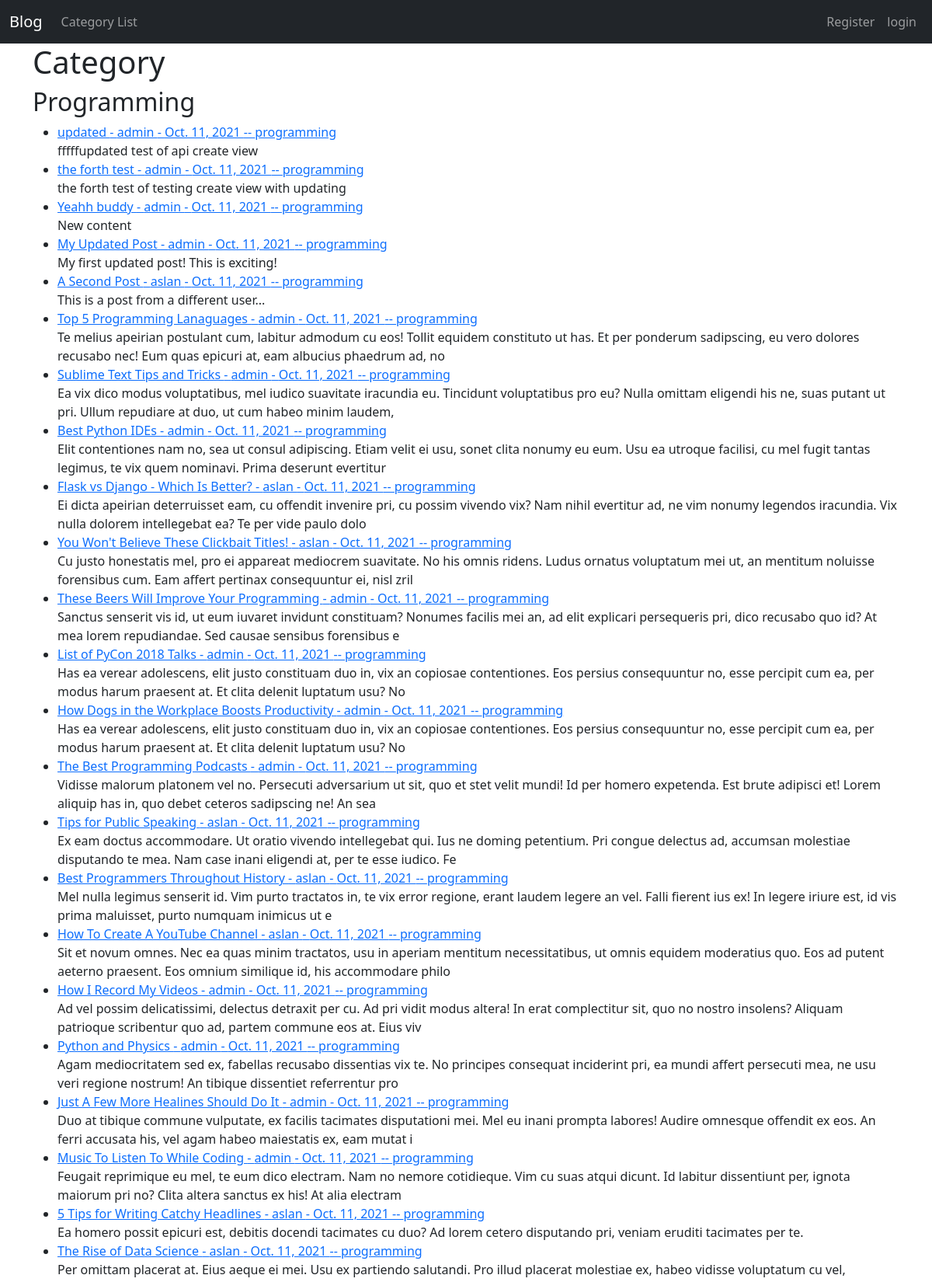
/category/programming/ (upper part), run on the app's committed database.
### myblog/models.py (models this page shows, shortened)
class Post(models.Model):
    title = models.CharField(max_length=255)
    header_image = models.ImageField(null=True, blank=True, upload_to='images/')
    title_tag = models.CharField(max_length=255, default='blogpost')
    author = models.ForeignKey(User, on_delete=models.CASCADE)
    body = RichTextField(blank=True, null=True)
    post_date = models.DateField(auto_now_add=True)
    category = models.CharField(max_length=250, default='uncategorized')
    snippet = models.CharField(max_length=250)
    likes = models.ManyToManyField(User, related_name='blog_post')

### myblog/views.py (the view)
# urls.py: path('category/<str:cats>/', CategoryView, name='category'),
def CategoryView(request, cats):
    category_posts = Post.objects.filter(category=cats.replace('-', ' '))
    return render(request, 'myblog/category.html',
                  {'cats': cats.title().replace('-', ' '), 'category_posts': category_posts})

### myblog/templates/myblog/category.html (shortened to what this page needs)
{% extends 'myblog/base.html' %}
  {% block content%}
  <h1>Category</h1>
<h2>{{cats}}</h2>
{% if category_posts %}
<ul>
{% for post in category_posts %}
    <li> <a href="{% url 'detail' post.pk %}">{{post.title}} - {{post.author}} - {{post.post_date}} -- {{post.category}}</a><br>
   {{post.body|slice:':200'|safe}}
   </li>
{% endfor %}
    </ul>
{% else %}
<h1>sorry this page doesn't exist</h1>
{% endif %}
  {% endblock content%}

### data on the page
Post: title "updated", author "admin", post_date "Oct. 11, 2021", category "programming", body "fffffupdated test of api create view"
Post: title "the forth test", author "admin", post_date "Oct. 11, 2021", category "programming", body "the forth test of testing create view with updating"
Post: title "Yeahh buddy", author "admin", post_date "Oct. 11, 2021", category "programming", body "New content"
Post: title "My Updated Post", author "admin", post_date "Oct. 11, 2021", category "programming", body "My first updated post! This is exciting!"
Post: title "A Second Post", author "aslan", post_date "Oct. 11, 2021", category "programming", body "This is a post from a different user..."
Post: title "Top 5 Programming Lanaguages", author "admin", post_date "Oct. 11, 2021", category "programming", body "Te melius apeirian postulant cum, labitur admodum cu eos! Tollit equidem constituto ut has. Et per ponderum sadipscing, eu vero dolores recusabo nec! Eum quas epicuri at, eam albucius phaedrum ad, no"
Post: title "Sublime Text Tips and Tricks", author "admin", post_date "Oct. 11, 2021", category "programming", body "Ea vix dico modus voluptatibus, mel iudico suavitate iracundia eu. Tincidunt voluptatibus pro eu? Nulla omittam eligendi his ne, suas putant ut pri. Ullum repudiare at duo, ut cum habeo minim laudem,"
Post: title "Best Python IDEs", author "admin", post_date "Oct. 11, 2021", category "programming", body "Elit contentiones nam no, sea ut consul adipiscing. Etiam velit ei usu, sonet clita nonumy eu eum. Usu ea utroque facilisi, cu mel fugit tantas legimus, te vix quem nominavi. Prima deserunt evertitur"
Post: title "Flask vs Django - Which Is Better?", author "aslan", post_date "Oct. 11, 2021", category "programming", body "Ei dicta apeirian deterruisset eam, cu offendit invenire pri, cu possim vivendo vix? Nam nihil evertitur ad, ne vim nonumy legendos iracundia. Vix nulla dolorem intellegebat ea? Te per vide paulo dolo"
Post: title "You Won't Believe These Clickbait Titles!", author "aslan", post_date "Oct. 11, 2021", category "programming", body "Cu justo honestatis mel, pro ei appareat mediocrem suavitate. No his omnis ridens. Ludus ornatus voluptatum mei ut, an mentitum noluisse forensibus cum. Eam affert pertinax consequuntur ei, nisl zril"
Post: title "These Beers Will Improve Your Programming", author "admin", post_date "Oct. 11, 2021", category "programming", body "Sanctus senserit vis id, ut eum iuvaret invidunt constituam? Nonumes facilis mei an, ad elit explicari persequeris pri, dico recusabo quo id? At mea lorem repudiandae. Sed causae sensibus forensibus e"
Post: title "List of PyCon 2018 Talks", author "admin", post_date "Oct. 11, 2021", category "programming", body "Has ea verear adolescens, elit justo constituam duo in, vix an copiosae contentiones. Eos persius consequuntur no, esse percipit cum ea, per modus harum praesent at. Et clita delenit luptatum usu? No"
Post: title "How Dogs in the Workplace Boosts Productivity", author "admin", post_date "Oct. 11, 2021", category "programming", body "Has ea verear adolescens, elit justo constituam duo in, vix an copiosae contentiones. Eos persius consequuntur no, esse percipit cum ea, per modus harum praesent at. Et clita delenit luptatum usu? No"
Post: title "The Best Programming Podcasts", author "admin", post_date "Oct. 11, 2021", category "programming", body "Vidisse malorum platonem vel no. Persecuti adversarium ut sit, quo et stet velit mundi! Id per homero expetenda. Est brute adipisci et! Lorem aliquip has in, quo debet ceteros sadipscing ne! An sea"
Post: title "Tips for Public Speaking", author "aslan", post_date "Oct. 11, 2021", category "programming", body "Ex eam doctus accommodare. Ut oratio vivendo intellegebat qui. Ius ne doming petentium. Pri congue delectus ad, accumsan molestiae disputando te mea. Nam case inani eligendi at, per te esse iudico. Fe"
Post: title "Best Programmers Throughout History", author "aslan", post_date "Oct. 11, 2021", category "programming", body "Mel nulla legimus senserit id. Vim purto tractatos in, te vix error regione, erant laudem legere an vel. Falli fierent ius ex! In legere iriure est, id vis prima maluisset, purto numquam inimicus ut e"
Post: title "How To Create A YouTube Channel", author "aslan", post_date "Oct. 11, 2021", category "programming", body "Sit et novum omnes. Nec ea quas minim tractatos, usu in aperiam mentitum necessitatibus, ut omnis equidem moderatius quo. Eos ad putent aeterno praesent. Eos omnium similique id, his accommodare philo"
Post: title "How I Record My Videos", author "admin", post_date "Oct. 11, 2021", category "programming", body "Ad vel possim delicatissimi, delectus detraxit per cu. Ad pri vidit modus altera! In erat complectitur sit, quo no nostro insolens? Aliquam patrioque scribentur quo ad, partem commune eos at. Eius viv"
Post: title "Python and Physics", author "admin", post_date "Oct. 11, 2021", category "programming", body "Agam mediocritatem sed ex, fabellas recusabo dissentias vix te. No principes consequat inciderint pri, ea mundi affert persecuti mea, ne usu veri regione nostrum! An tibique dissentiet referrentur pro"
Post: title "Just A Few More Healines Should Do It", author "admin", post_date "Oct. 11, 2021", category "programming", body "Duo at tibique commune vulputate, ex facilis tacimates disputationi mei. Mel eu inani prompta labores! Audire omnesque offendit ex eos. An ferri accusata his, vel agam habeo maiestatis ex, eam mutat i"
Post: title "Music To Listen To While Coding", author "admin", post_date "Oct. 11, 2021", category "programming", body "Feugait reprimique eu mel, te eum dico electram. Nam no nemore cotidieque. Vim cu suas atqui dicunt. Id labitur dissentiunt per, ignota maiorum pri no? Clita altera sanctus ex his! At alia electram"
Post: title "5 Tips for Writing Catchy Headlines", author "aslan", post_date "Oct. 11, 2021", category "programming", body "Ea homero possit epicuri est, debitis docendi tacimates cu duo? Ad lorem cetero disputando pri, veniam eruditi tacimates per te."
Post: title "The Rise of Data Science", author "aslan", post_date "Oct. 11, 2021", category "programming"

### other printed values
{{ cats }} "Programming"
